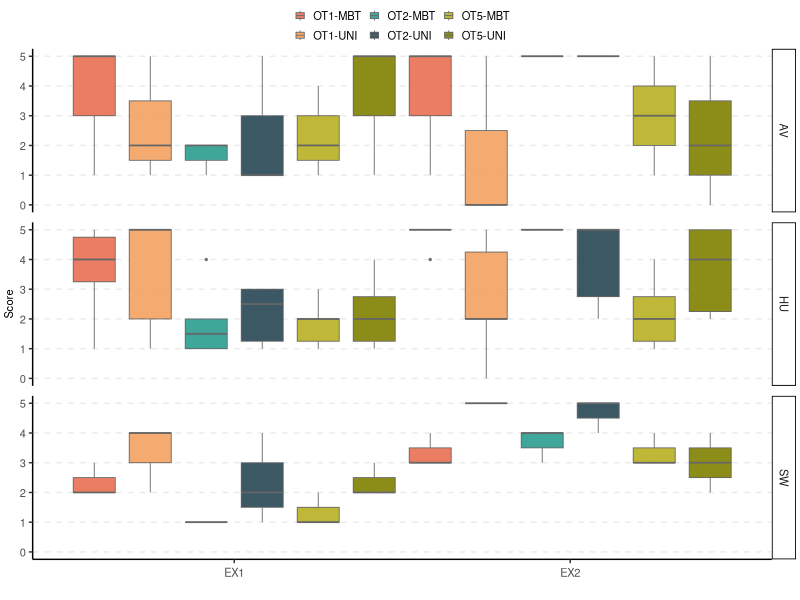

Reproduce this figure in R.
library(tidyverse)
library(dplyr)
library(ggplot2)
library(viridis)

setwd("PATH/TO/PROJECT/DIRECTORY")
gel_data <- read.table("data/OT1_OT2_OT5_gel_scores.txt", header=TRUE)


plotting_data <- gel_data %>%
  mutate(OT_primers = paste(OT, primers, sep= "-"))


gel_scores <- ggplot(plotting_data, aes(x = EX, y = score, fill = OT_primers)) +
  geom_boxplot(position = position_dodge(width = 1), alpha = 0.9, size = 0.3, color = "grey40", outlier.size = 0.5) +
  scale_fill_manual(values = c("#e76f51", "#f4a261", "#2a9d8f", "#264653", "#b8af23", "#808000")) +
  labs(x = "", y = "Score") +
  theme_classic() +
  theme(legend.position = "top") + 
  facet_grid(rows = vars(host)) +
  theme_classic() +
  theme(plot.title = element_blank(),
        legend.position = "top",
        legend.text = element_text(size = 8),
        legend.title = element_blank(),
        legend.key.size = unit(8, "points"),
        axis.text.x = element_text(size = 8, vjust = 0.5),
        axis.text.y = element_text(size = 8),
        axis.title.y = element_text(size = 8),
        strip.text.y = element_text(size = 8),
        strip.text.x = element_text(size = 0),
        axis.line = element_line(size = 0.5),
        axis.ticks = element_line(size = 0.5),
        strip.background = element_rect(size = 0.6), 
        panel.spacing.y = unit(0.5, "lines"),
        panel.grid.minor.x = element_blank(),
        panel.grid.major.x = element_blank(),
        panel.grid.major.y = element_line(size = 0.5, linetype = 2),
        legend.box.spacing = unit(0, "lines"),
        plot.margin = unit(c(0.1,0.2,0.1,0.2), "lines"))

ggsave("figures/figureS1f.png", plot = gel_scores, dpi = 300, width = 9, height = 7, units = "cm" )



